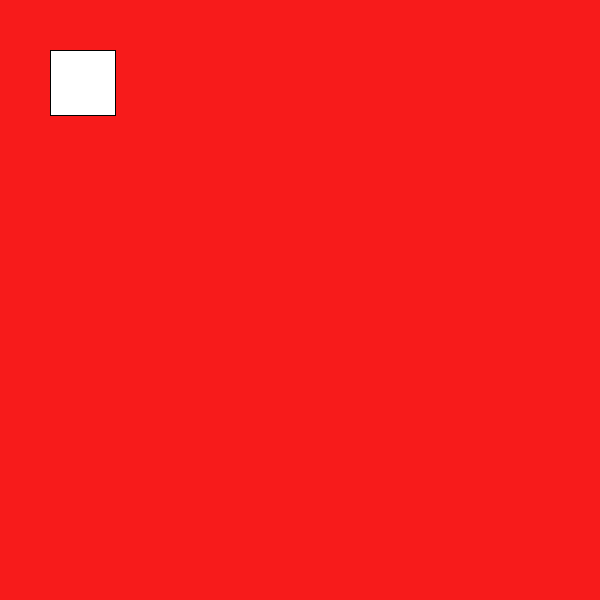
Frame 1 (no input)
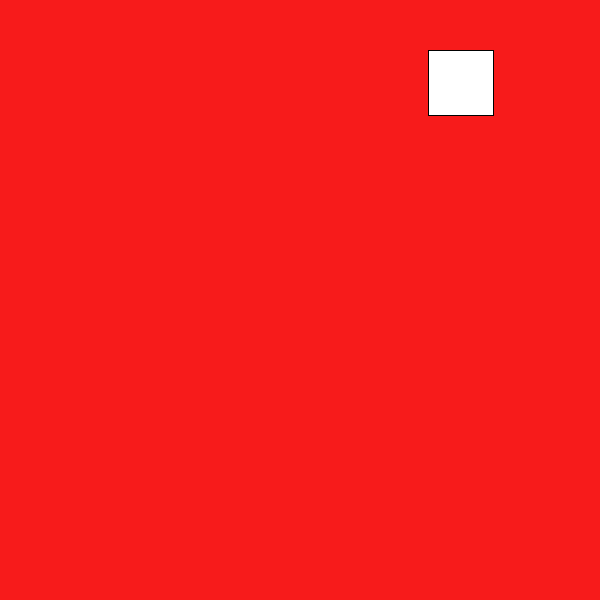
Frame 60 (the mouse pressed at the canvas centre just before this capture)
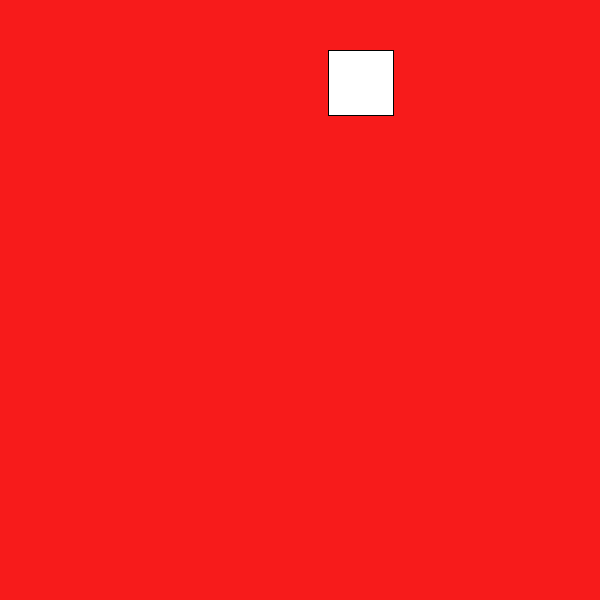
Frame 120 (the mouse held since frame 60 and released just before this capture)

The Processing sketch that drew these frames (run headless with seeded random() and noise(); from frame 60 on, the mouse is pressed at the canvas centre):

// Processing sketch: processing_1419
// ── processing_1419.pde

float x=50;
float y=50;
float en=65;
float boy=65;
float hiz=1;


void setup(){
size (600,600);

}

void draw (){
background(247,27,27);
rect(x,y,en,boy);
//x=x+1;
//y=y+2;
x=x+hiz;
if(x>600){hiz=-1;}
if(x<0){hiz=1;}
hiz=hiz*1.053;
}  

void mousePressed (){
 
 
}
